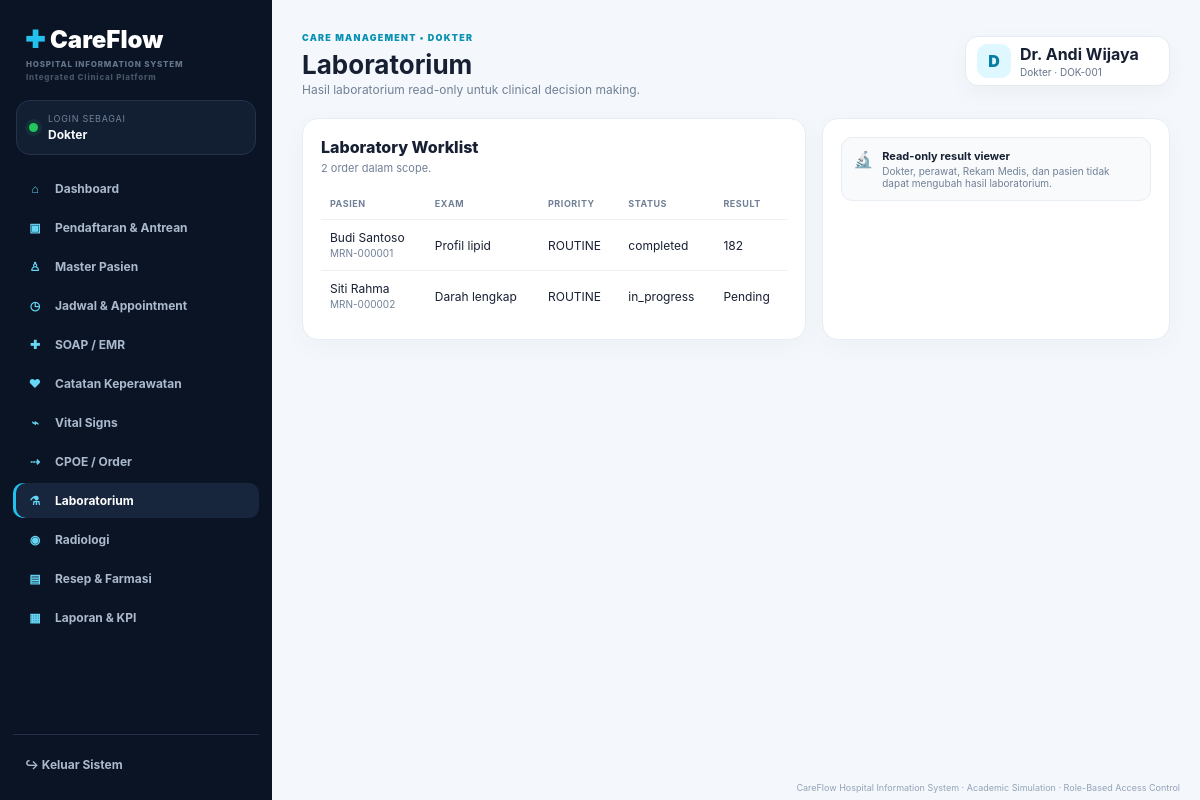
/lab.php (signed in), run on the app's committed database.
### tables this page shows
CREATE TABLE cpoe_orders(id INT AUTO_INCREMENT PRIMARY KEY,encounter_id INT NOT NULL,patient_id INT NOT NULL,ordered_by INT NOT NULL,order_type VARCHAR(30) NOT NULL,priority VARCHAR(20) DEFAULT 'routine',order_name VARCHAR(180) NOT NULL,clinical_indication TEXT,instructions TEXT,status VARCHAR(30) DEFAULT 'ordered',ordered_at DATETIME DEFAULT CURRENT_TIMESTAMP,completed_at DATETIME NULL);

CREATE TABLE patients(id INT AUTO_INCREMENT PRIMARY KEY,user_id INT NULL,mrn VARCHAR(30) UNIQUE NOT NULL,name VARCHAR(120) NOT NULL,nik VARCHAR(30),gender VARCHAR(20) NOT NULL,birth_date DATE NOT NULL,blood_type VARCHAR(5),phone VARCHAR(30),address TEXT,emergency_contact VARCHAR(120),emergency_phone VARCHAR(30),insurance VARCHAR(80),created_at TIMESTAMP DEFAULT CURRENT_TIMESTAMP);

CREATE TABLE lab_results(id INT AUTO_INCREMENT PRIMARY KEY,order_id INT NOT NULL,test_name VARCHAR(180) NOT NULL,result_value VARCHAR(120),unit VARCHAR(40),reference_range VARCHAR(80),flag VARCHAR(20) DEFAULT 'normal',verified_by INT NULL,result_notes TEXT,reported_at DATETIME NULL);

### config/auth.php (called while the page is built, shortened)
<?php
function h(?string $v): string { return htmlspecialchars((string)($v ?? ''),ENT_QUOTES,'UTF-8'); }
function current_role(): string{return $_SESSION['user']['role']??'';}
function is_role(string ...$roles): bool{return in_array(current_role(),$roles,true);}
?>

### lab.php (the view, shortened to what this page needs)
<?php require_once __DIR__.'/config/database.php';require_once __DIR__.'/config/auth.php';$msg='';
$where="WHERE o.order_type='laboratory'";$params=[];if(is_role('patient')){$where.=' AND o.patient_id=?';$params[] = current_patient_id($pdo)??0;}elseif(is_role('doctor')){$where.=' AND EXISTS(SELECT 1 FROM encounters e WHERE e.id=o.encounter_id AND e.doctor_id=?)';$params[]=doctor_id($pdo);}elseif(is_role('nurse')){$where.=' AND EXISTS(SELECT 1 FROM vital_signs v WHERE v.patient_id=o.patient_id AND v.recorded_at>=DATE_SUB(NOW(),INTERVAL 24 HOUR))';}
$sql="SELECT o.*,p.name patient,p.mrn,lr.id result_id,lr.test_name,lr.result_value,lr.unit,lr.reference_range,lr.flag,lr.result_notes,lr.reported_at FROM cpoe_orders o JOIN patients p ON p.id=o.patient_id LEFT JOIN lab_results lr ON lr.order_id=o.id $where ORDER BY o.ordered_at DESC";$s=$pdo->prepare($sql);$s->execute($params);$orders=$s->fetchAll();include __DIR__.'/includes/header.php';?><?php if($msg):?> <?=str_contains($msg,'berhasil')?'success':'danger'?><?=h($msg)?><?php endif;?><div class="grid two"><div class="card"><div class="card-header"><div><h3 class="section-title">Laboratory Worklist</h3><p class="section-subtitle"><?=count($orders)?> order dalam scope.</p></div></div><div class="table-wrap"><table><tr><th>Pasien</th><th>Exam</th><th>Priority</th><th>Status</th><th>Result</th></tr><?php foreach($orders as $o):?><tr><td><?=h($o['patient'])?><br><span class="mini"><?=h($o['mrn'])?></span></td><td><?=h($o['order_name'])?></td><td><?=h(strtoupper($o['priority']))?></td><td><?=h($o['status'])?></td><td><?=h($o['result_value']?:'Pending')?></td></tr><?php endforeach;?></table></div></div><div class="card"><?php if(is_role('laboratory')):?><?=h(csrf_token())?><?php foreach($orders as $o):?><?=$o['id']?><?=$o['id']?> <?=h($o['patient'].' · '.$o['order_name'])?><?php endforeach;?><?php else:?><div class="notice"><div>🔬</div><div><strong>Read-only result viewer</strong><span>Dokter, perawat, Rekam Medis, dan pasien tidak dapat mengubah hasil laboratorium.</span></div></div><?php endif;?></div></div><?php include __DIR__.'/includes/footer.php';?>

### assets/css/app.css (style rules this page uses)
* { box-sizing:border-box }
body { margin:0;font-family:Inter,ui-sans-serif,system-ui,-apple-system,"Segoe UI",sans-serif;background:#f4f7fb;color:#172033 }
.grid { display:grid;gap:16px }
.two { grid-template-columns:1.45fr 1fr }
.card { background:#fff;border:1px solid #e7edf4;border-radius:16px;padding:18px;box-shadow:0 7px 26px #17203308 }
.card-header { display:flex;justify-content:space-between;align-items:flex-start;gap:12px;margin-bottom:13px }
.section-title { font-size:16px;font-weight:800;margin:0 }
.section-subtitle { font-size:11px;color:#718096;margin:4px 0 0 }
.table-wrap { overflow:auto }
table { width:100%;border-collapse:collapse }
th,td { text-align:left;padding:10px 9px;border-bottom:1px solid #edf1f5;font-size:12px;white-space:nowrap }
th { color:#718096;font-size:9px;text-transform:uppercase;letter-spacing:.06em }
tr:last-child td { border-bottom:0 }
.notice { display:flex;gap:9px;align-items:flex-start;padding:11px;border-radius:11px;background:#f8fafc;border:1px solid #e8edf4 }
.notice strong { display:block;font-size:11px }
.notice span { display:block;color:#718096;font-size:10px;margin-top:2px }
.mini { font-size:10px;color:#718096 }

### data on the page
cpoe_orders: patient.name "Budi Santoso", patient.mrn "MRN-000001", order_name "Profil lipid", priority "ROUTINE", status "completed", lab_results.result_value "182"
cpoe_orders: patient.name "Siti Rahma", patient.mrn "MRN-000002", order_name "Darah lengkap", priority "ROUTINE", status "in_progress", result_value "Pending"

### other printed values
role_label($role) "Dokter"
$item['icon'] "⌂"
$item['label'] "Dashboard"
$item['icon'] "▣"
$item['label'] "Pendaftaran & Antrean"
$item['icon'] "♙"
$item['label'] "Master Pasien"
$item['icon'] "◷"
$item['label'] "Jadwal & Appointment"
$item['icon'] "✚"
$item['label'] "SOAP / EMR"
$item['icon'] "♥"
$item['label'] "Catatan Keperawatan"
$item['icon'] "⌁"
$item['label'] "Vital Signs"
